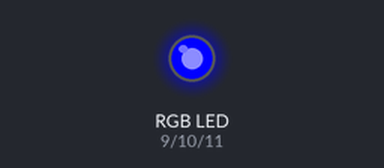
Simulated run of this sketch. Board: Arduino Uno, built with avr-gcc and run on an emulated ATmega328P. Shown: an RGB LED mixed from three pins (HIGH = lit).

Above: at 2.5 s.
At 7.5 s:
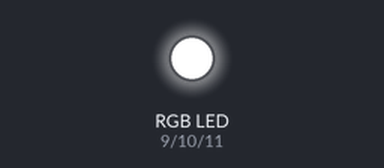
At 12.5 s:
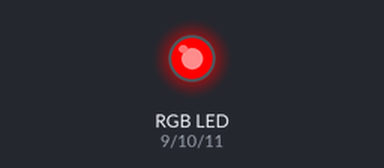
At 17.5 s:
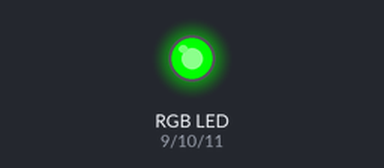
Timing chart, 0 to 26.0 s (numbered marks = the images above):
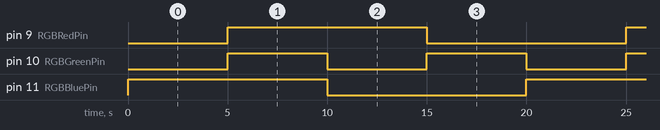

Measured:
- by itself, pin 9 (RGBRedPin), pin 11 (RGBBluePin): alternates HIGH for 10.0 s and LOW for 10.0 s
- by itself, pin 10 (RGBGreenPin): alternates HIGH for 5.0 s and LOW for 5.0 s
- by itself, everything shown: repeats every 20.0 s, in 5 steps

The sketch:

Level2_1AND2.ino
```cpp
int RGBRedPin = 9;    //The red RGB LED is connected pin 9 of the Arduino.
int RGBGreenPin = 10; //The green RGB LED is connected pin 10 of the Arduino.
int RGBBluePin = 11;  //The blue RGB LED is connected pin 11 of the Arduino.
int waitTime = 5000; //Sets the amount of time to wait between color changes.

void setup() { //The Setup function runs once.
  pinMode(RGBRedPin, OUTPUT);    //Setup red RGB LED pin as an output pin.
  pinMode(RGBGreenPin, OUTPUT);  //Setup green RGB LED pin as an output pin.
  pinMode(RGBBluePin, OUTPUT);   //Setup blue RGB LED pin as an output pin.
}

void loop() { //The loop function runs forever.

//Display Blue
digitalWrite(RGBBluePin, HIGH); //Turn on RED
delay(waitTime);               //Wait for 2 seconds
digitalWrite(RGBBluePin, LOW);  //Turn off Red

//Display White  (Red + Blue + Green)
digitalWrite(RGBRedPin, HIGH); //Turn on RED
digitalWrite(RGBBluePin, HIGH); //Turn on BLUE
digitalWrite(RGBGreenPin, HIGH); //Turn on GREEN
delay(waitTime);               //Wait for 2 seconds
digitalWrite(RGBRedPin, LOW);  //Turn off RED
digitalWrite(RGBBluePin, LOW); //Turn off BLUE
digitalWrite(RGBGreenPin, LOW); //Turn off GREEN

//Display Red
digitalWrite(RGBRedPin, HIGH); //Turn on RED
delay(waitTime);               //Wait for 2 seconds
digitalWrite(RGBRedPin, LOW);  //Turn off Red

//Display Green
digitalWrite(RGBGreenPin, HIGH); //Turn on RED
delay(waitTime);               //Wait for 2 seconds
digitalWrite(RGBGreenPin, LOW);  //Turn off Red

}
```
